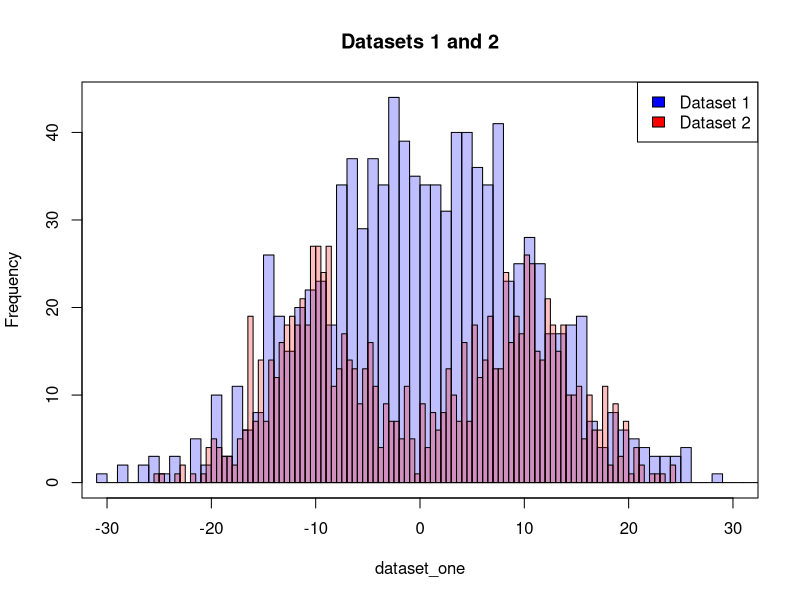

This figure's R source:
## ---- chunk 1
dataset_one <- c(-1.00271051e+01,  2.44056436e+00,  2.94492779e+00,  2.30809322e+01,
        1.44228252e+01, -6.62170391e+00, -5.84145412e+00, -5.82085113e+00,
       -6.23441951e+00,  4.89589152e+00,  5.53333473e+00,  8.13436224e-01,
        8.31733744e+00,  1.26817491e+01,  1.63690746e+01,  9.27975035e+00,
        3.38153801e-01, -2.08387710e+00, -3.41709471e+00, -1.16798232e+01,
       -1.27378389e+01, -1.04388072e+01,  3.04246862e+00, -1.95272242e+01,
        1.28730457e+01,  2.16461123e+01, -5.36036891e+00,  7.62597179e+00,
       -5.26893421e+00, -2.14136511e+00,  1.21484045e+00, -1.46287517e+01,
        5.55387760e+00, -1.27708511e+01, -8.77405168e+00,  3.03872494e+00,
        1.69469922e+01, -7.75303856e+00,  4.38781565e+00,  1.22995899e+00,
       -1.53206965e+01,  4.41561196e+00,  5.25609049e+00,  7.84277699e+00,
       -2.07648488e+01,  1.06480808e+01,  4.58888574e+00,  9.91680236e+00,
        1.89070643e+01, -2.19369193e+01, -1.68046317e+01,  7.98651903e+00,
        8.70712472e+00,  1.53906517e+01, -5.06645423e+00,  1.21229692e+01,
       -6.89022105e+00, -1.89235490e+00,  1.05736281e+01, -3.34405734e-01,
        9.18688220e+00, -5.28673711e+00, -6.96617094e+00, -2.93475354e+00,
       -4.11820660e+00,  6.42745765e+00,  2.35309576e+00, -6.18181195e+00,
        1.89856474e+01,  1.59507619e+01,  1.48997068e+01, -9.45567486e+00,
       -8.65923566e-01,  6.58553224e+00, -7.19112835e+00,  7.94435228e+00,
        7.80545934e+00,  1.32741447e+01, -6.36203259e+00, -5.97402732e-01,
        1.41425808e+01, -9.88711845e+00, -2.56723609e+01, -3.53122817e+00,
       -3.35992879e+00,  2.52457751e+01, -1.14729375e+01,  3.29799035e+00,
        3.61372888e+00, -1.34757379e+01,  1.57199355e+01,  1.16738057e+01,
       -8.46912595e+00, -9.94020992e-01, -7.62195108e+00, -1.58112435e+01,
       -6.11703783e+00,  1.91273643e+01, -2.97716951e+00, -1.59703952e+01,
       -2.47215710e+00,  2.68675569e-01,  2.51171550e+01, -4.76331016e+00,
       -1.46726833e+01,  1.40317129e+01, -3.82659938e-01,  3.18227889e+00,
       -1.76638891e+01, -2.23390103e+00,  8.03838894e-01,  6.67611722e+00,
       -1.64902139e+00,  5.16742707e+00, -1.52248250e+01,  1.21547485e+01,
       -7.63311657e+00,  1.09871453e+01, -1.37862013e+00,  2.55144651e+01,
       -1.51431679e+00, -7.30840019e+00,  2.14850396e+01, -2.38610237e+01,
        1.59614887e+01, -1.35501679e+01,  1.19346760e+01,  7.87909561e+00,
       -2.31891764e+00,  1.33466581e+01,  9.43822950e+00, -2.78843356e+00,
        1.06501154e+00,  9.62415715e+00, -1.42182422e+01, -1.20659874e+01,
       -4.46565612e-02, -1.25939923e+01, -9.58473020e+00,  1.53957060e+01,
       -9.52262657e+00,  2.76362127e+00, -1.71650925e-01, -1.73972407e+01,
       -2.79329394e+00,  6.56918883e+00,  1.89830025e+01, -6.77696679e+00,
        5.91484218e+00,  5.39165239e+00,  1.32198781e+01,  3.87114403e+00,
       -1.48986640e+01, -1.47566325e+01,  2.02663507e+01,  1.54087490e+01,
       -5.81149983e+00,  1.86805163e+01,  3.78225084e+00, -9.12508124e+00,
       -1.73796803e+01,  1.36587933e+01, -1.46087181e+01,  2.97667538e+00,
        1.11217091e+01,  7.20572710e+00,  5.55445139e+00,  4.33888556e+00,
        1.61314695e+01,  4.90812689e+00,  1.70667051e-01, -9.05775142e+00,
        1.04576939e+01,  1.17630929e+01, -1.14281811e+00,  8.09986292e+00,
        2.47784977e+01, -2.74775064e+00,  1.17933710e+01,  6.60244794e+00,
        6.60722780e+00,  2.95871213e+00,  1.61326239e+01, -1.38411266e+01,
       -4.90393228e-01,  1.45098476e+01, -9.63981447e-01, -6.15608177e+00,
       -1.48120973e+01, -1.03689828e+00,  1.08325190e+01, -1.76544252e+01,
        8.41791411e+00,  1.04969722e+01, -1.17403874e+01, -6.07773625e+00,
       -1.29702416e+00,  9.88515381e+00, -7.45412632e-01, -3.83020600e-01,
        9.50632014e-01,  1.41993910e+00,  5.31411990e+00,  1.14706188e+01,
        2.78739888e+00,  1.13591669e+01, -4.75973873e+00,  1.98834344e+01,
        5.20357813e-01, -1.20938541e+00, -1.13374036e+01, -8.73216588e+00,
       -4.78878436e+00, -3.14456466e+00, -4.68250992e+00, -1.19700829e+01,
        3.46368334e+00,  1.44383313e+01, -1.49386238e+01, -5.32684068e+00,
        1.37936684e+01,  3.97472819e+00,  1.00063184e+01, -1.81694929e+00,
        7.28905043e+00, -1.08610104e+00,  1.92432996e+00,  2.79125753e+00,
       -1.73890274e+01,  1.89147773e+01, -6.99051689e+00,  5.47632468e+00,
        6.09804762e+00, -4.21367676e+00, -1.00852313e+01,  7.05299358e+00,
        1.14465605e+01,  8.92852343e+00, -2.94236446e+00,  2.20109552e+01,
       -9.17153844e+00,  1.87965961e+00,  7.18825521e-01,  1.58438617e+01,
        1.79953895e+00, -6.76733029e+00,  1.64240833e+01, -9.89727591e+00,
       -1.92693865e+00, -1.01219428e+00, -2.67988793e+00,  5.42485293e+00,
        1.06884117e+01,  7.12514376e+00, -1.44709989e+01, -1.19428184e+01,
        4.82603084e+00,  7.59922180e+00,  4.97424484e+00, -2.86732307e+00,
       -6.11822826e+00,  8.00873616e+00,  1.25610588e+01, -4.80549112e+00,
       -5.76916012e-01,  1.03644120e+01, -1.43980492e+01, -3.15428498e+00,
        1.54574935e+01, -1.42344661e+01, -6.93905566e+00,  1.36849545e+01,
       -1.08938282e+01, -3.88565904e+00,  7.31887107e+00,  7.84277899e+00,
        3.01937016e+00, -7.83974066e+00,  3.91146829e+00,  1.11633983e+01,
       -1.08952105e+01,  6.54147200e+00,  7.70121590e+00, -1.06854052e+01,
       -1.90740705e+01, -4.43893087e+00,  6.72480217e+00,  6.58522624e+00,
        5.69611295e+00,  2.30096956e+00,  7.23617164e+00, -6.81065939e+00,
       -4.73135791e+00, -1.80566510e+00,  1.56202635e+01,  3.05420007e+00,
       -2.60134119e+00, -7.42230559e+00, -6.17447657e+00, -5.11683609e-01,
        1.03083521e+00,  1.24560826e+01,  3.31472666e+00,  1.48450236e+00,
        4.83288494e-02, -3.49263069e+00, -6.83129468e+00, -9.37877698e-01,
        4.33654667e+00,  6.79851131e+00,  2.01220489e+01,  6.50211319e+00,
       -8.87815308e+00, -7.00733331e+00, -3.63802320e+00, -5.89664106e-01,
        4.87791552e+00,  1.84580922e+01,  8.05774721e+00,  3.54965347e+00,
       -7.97175780e+00,  1.51516610e+01,  4.82352356e+00,  4.03725946e+00,
       -3.03939858e+00, -6.33957489e+00, -9.79801424e+00, -1.96423393e+01,
        1.77531979e+01,  3.29261158e+00, -6.66092286e+00,  2.62131813e+00,
       -3.08687746e+00, -5.64599116e+00, -8.60246717e-01, -1.34225530e+01,
        4.86575872e+00, -3.15902152e+00, -2.60504880e+01, -2.84565119e+00,
        2.85349082e+00,  1.29494578e+01, -4.03744657e+00,  3.65363430e+00,
       -7.17208453e+00,  1.56662828e+01,  1.10308018e+00, -1.27705137e+01,
        3.92076405e-01,  1.27482625e+01,  1.31549433e+01,  2.02271678e+01,
       -6.67599523e+00, -1.41385412e+01,  3.64144370e+00,  1.83152946e+01,
        6.76128075e-01, -1.03632621e+01,  2.40351798e+01, -6.58626710e+00,
       -2.10226666e+01,  7.72985853e+00, -1.17927458e+01, -1.06626193e+00,
       -1.33347612e+00,  1.31514256e+01, -1.21210357e+01, -6.14286251e+00,
       -6.14558246e+00, -1.62979316e+00, -1.73493579e+00,  1.01078325e+01,
       -1.05201758e+01, -8.13650675e-01, -9.61975848e+00, -7.09714594e+00,
        8.12061651e+00, -1.95213443e+01, -2.35667488e+01,  3.22138015e-01,
       -3.72821308e+00, -1.96952129e+01,  9.69125398e+00, -1.99729511e+01,
       -4.39793403e+00,  8.40816668e+00, -1.46490065e+01, -4.50868331e+00,
        4.82186491e+00,  1.40884217e+01,  9.61812848e+00,  1.90883634e+01,
        9.84347431e+00,  1.45074258e+01,  3.58229140e+00,  5.95028181e+00,
       -1.64235530e+01,  3.50246546e+00, -5.83717126e+00, -1.14935559e+00,
        1.54016374e+01,  1.39176162e+01,  2.49926951e-01,  1.24851266e+01,
        5.81669161e+00,  5.66729707e+00,  6.09862160e+00, -7.39287428e+00,
        3.48798116e+00,  2.76832021e+00, -8.85766523e+00,  3.39080367e+01,
       -1.76083810e+01,  6.21020926e+00,  2.54031129e+01, -1.83956595e+00,
        8.53923687e+00, -4.92577266e+00,  9.76502352e+00, -6.74546638e+00,
       -9.10076756e+00, -5.86704591e+00,  1.10937027e+01,  4.20202631e+00,
       -9.07280275e+00, -1.89147761e+01, -2.13414108e+00, -1.31430323e+01,
       -8.54243350e+00, -7.15994637e+00,  1.72466804e+01,  1.99967542e+01,
        1.18470785e+01, -1.35280968e+01, -8.30031184e-02, -2.30994801e+01,
        6.84897426e+00,  7.56798128e+00,  1.10418412e+01, -1.07024141e+01,
        1.69611551e+01, -1.45867194e+01, -2.24250005e+00,  2.72361022e+00,
       -1.37618539e+01, -1.86866265e+00,  7.57366825e+00, -2.38119276e+00,
        1.34935923e+01, -6.32820839e+00, -1.30020319e+01, -4.00560595e+00,
       -1.06719029e+00,  5.02873493e-01, -8.37662132e+00, -1.86577516e+00,
        1.19251055e+01, -2.11653739e+01, -4.88404880e+00,  3.68131765e+00,
        5.66894443e+00,  5.31228636e+00, -4.58883020e+00, -1.69383376e+00,
        7.84212530e+00,  4.40700820e+00, -1.48488074e+01, -1.03504577e+01,
        1.49626024e+01,  1.10800825e+01, -1.38241677e+00, -5.59610848e-01,
        8.83213550e+00,  3.43572857e+00,  4.12853715e+00, -7.55509369e+00,
       -2.94806301e+00,  1.02204334e+01, -1.01593548e+01, -1.99263951e+01,
       -1.13819331e+01,  3.73323129e-01,  1.01285129e+01,  8.88002853e+00,
        1.01969430e+01,  7.94264570e-01,  1.30334624e+01, -5.70290959e+00,
        3.27483299e-01, -2.26551913e+00,  1.17664388e+01,  4.30850727e+00,
        1.00712603e+01,  3.49658728e+00,  4.47666092e+00, -1.56545292e+00,
        1.51232472e+00,  4.69460730e+00,  2.25242778e+01, -7.73318339e+00,
       -6.36161047e+00,  6.22469371e+00, -3.41633188e+00,  7.90870268e+00,
        3.45426444e+00,  5.52389659e+00, -5.15546064e+00,  1.27962722e+01,
        1.25838459e+00, -3.73253883e+00, -1.80130117e+00,  5.79008834e-01,
        9.48809366e+00,  1.59939226e+01, -1.47967929e+01, -1.48592818e+01,
       -2.99116188e+00, -9.20077268e+00, -1.37495896e+01, -4.05906754e+00,
        1.76055491e-01, -2.85789496e+01, -7.21077408e+00,  1.70543890e+01,
        5.27772388e+00, -7.25293134e+00, -7.37325351e+00,  1.05334124e+00,
       -1.78416362e+01,  9.28105828e+00,  1.26437070e+01,  1.54551188e+01,
       -1.10949217e+01,  1.79983371e+00,  5.38921688e+00, -9.63352540e+00,
        2.05339209e+00,  6.03188131e+00, -2.52931140e+00, -5.24876159e+00,
       -9.46397021e+00,  5.99528521e-02, -8.48974189e+00,  7.47513988e+00,
        1.41873164e+01,  1.41672752e+01,  6.66535383e+00, -7.52790260e+00,
       -2.15670119e+01,  1.51947630e+01,  2.23328414e-02, -3.14316541e+00,
       -2.11541305e+01, -1.12726062e+01,  1.44591448e+01, -1.12796072e+01,
       -8.19827984e+00, -6.04143972e+00,  6.15224257e+00,  1.61281571e+01,
        3.94540935e-01,  1.90810190e+01, -3.19162611e+00, -9.08011137e+00,
        1.07921551e+00, -9.09914573e-01, -8.00308495e+00,  1.11465749e+01,
        3.61608042e+00,  8.74967388e-01, -9.04283165e+00,  1.24063484e+01,
        7.99920126e+00, -1.13971484e+01,  7.53527435e+00, -1.46630406e+01,
       -1.79285585e+00,  7.36937658e-01,  1.09867806e+01, -1.32986971e+01,
       -7.31117358e+00,  9.58012106e+00,  7.60995491e+00,  1.45008626e+00,
       -9.59971205e+00, -1.93366148e+01, -2.85224418e+00, -1.01309003e+01,
       -1.28534491e+01,  1.05144042e+01, -1.48253688e+01,  1.41778979e+00,
        2.91551432e-01,  2.17542966e+01, -1.85807198e+01,  7.49897579e+00,
       -6.91107789e+00,  8.99179663e+00, -4.20610627e+00,  1.50957141e+00,
       -5.94399217e+00, -8.28086920e+00,  1.05354370e+01, -3.63356240e-02,
       -2.24759853e+00,  2.15892639e+01,  1.82974662e+00, -5.90103851e+00,
       -4.75040679e+00,  3.29300984e-01,  1.07398248e+00, -1.57457823e+01,
        1.05529738e+01,  2.67801666e+00, -1.80751781e-01,  8.12202814e+00,
       -6.75222101e+00, -2.40550303e+00,  5.22337301e+00,  1.04694094e+01,
        4.84373399e+00,  6.44931126e+00, -3.77783270e+00, -4.45269843e-01,
       -3.65605721e+00,  7.65182422e+00,  1.22449531e+01, -3.47946569e+00,
       -1.72170640e+00, -4.81774940e-01, -1.20966905e+01,  4.72043903e-01,
       -4.55877880e+00,  1.28387373e+00,  1.05033182e+01,  3.34580114e-01,
       -1.60785915e+00, -2.45263492e+01, -1.22825288e+01,  6.61804601e+00,
       -1.90130974e+00,  7.28087346e+00, -1.57384721e+00,  5.70132945e+00,
        2.19176464e+00,  7.95998779e+00,  6.40228719e+00, -8.81958887e+00,
        3.48367567e-01, -1.73685276e+01,  1.10102313e+01,  6.88460706e+00,
       -3.55209278e-01, -3.50037634e+00, -4.44480626e+00, -1.60970824e+01,
       -1.61281452e+01,  3.58321766e+00,  3.63209284e+00, -1.00896986e+01,
       -1.15960651e+01, -7.82079367e+00, -9.23927352e+00, -4.50970376e+00,
        3.08664319e+00, -4.30847194e+00, -1.21292184e+01, -3.36527091e+00,
       -1.36494720e+01, -1.82072851e+01,  8.23806397e-01,  6.17703959e+00,
       -1.38109673e+01, -1.02484845e+01, -3.47608353e+00,  1.46616797e+00,
        5.40173229e+00, -1.15148072e+01,  1.07270278e+01,  5.51330585e+00,
       -1.38885129e+00, -1.31119972e+01,  9.52341993e+00,  1.97869719e+00,
       -1.57895974e+01, -2.90513169e-01, -1.48225405e+01, -2.58355696e+00,
        2.93504846e+00,  1.03214208e+01, -5.31085373e+00,  2.30917392e+01,
       -1.56413322e+01,  6.81691363e+00, -2.85739714e+01, -5.34739093e+00,
        3.58691115e+00, -5.20053505e+00, -1.16591022e+01,  1.08674243e+01,
        1.44370122e+01,  7.65073545e+00, -7.95189061e+00,  6.92777757e+00,
        2.59120763e+00, -1.29875074e+01, -9.11002025e+00,  4.34387234e+00,
       -1.07659697e+00, -2.82874599e+00,  4.60262770e+00,  9.96668833e+00,
       -1.48422639e+01, -4.28449151e+00,  9.64930304e-02,  1.29337374e+01,
       -3.29967576e+00, -4.66947667e+00,  4.20788365e+00, -1.36044081e+01,
       -1.40948293e+01,  2.06740209e+01,  1.36978032e+01, -3.97761769e+00,
        1.48926453e+01,  2.36048250e+01,  4.74697175e+00, -1.58790599e+01,
        8.76697874e+00,  1.59804895e+01, -1.01043803e+00, -7.72542598e+00,
        5.42541698e+00,  1.79628672e+01,  1.12465736e+01,  2.12474864e+00,
       -2.51921790e+01,  6.16241434e+00, -5.07002240e+00, -1.32278974e+01,
       -9.73396828e+00,  9.00735181e+00,  2.28199871e+00, -2.25495705e+00,
       -2.34536207e+00, -9.95846355e+00, -5.98077096e+00, -1.06542997e+01,
        1.80918391e+00,  4.67861654e+00,  3.36477645e+00,  5.22855433e+00,
        9.20732424e+00, -5.74235818e+00,  4.52639479e+00,  1.47198710e+01,
        3.21596956e+00, -1.61500420e+01,  1.13630551e+01, -4.11270948e+00,
       -3.01963797e+01, -2.62679064e+00,  7.84996194e+00, -7.34528723e+00,
        7.43574926e+00,  3.80724070e+00, -1.41458712e+01,  7.06578310e+00,
       -7.25614001e+00,  9.72760518e+00, -7.56175774e-01, -9.44654557e+00,
        1.10230378e+00, -1.21545279e+01, -1.41149989e+01,  6.46651834e+00,
       -1.59871620e+00, -1.08007310e+01, -4.73618182e+00,  1.07336116e+00,
       -2.65878505e+00, -6.12868812e+00, -5.54011942e+00, -1.17907590e+01,
       -5.50607109e+00, -1.98937443e+01,  1.22444575e+01,  2.47374093e+01,
        4.75891560e+00, -1.18988639e+01, -2.64141146e+01,  1.00567234e+01,
        8.48931463e+00, -1.35494234e+01,  8.44139461e+00, -8.92792181e+00,
       -1.01477627e+01,  1.29144717e+01,  7.66801332e+00, -6.62807798e+00,
        2.71921135e+00, -1.60504294e-01,  5.49202042e+00,  7.13055822e+00,
       -1.72658521e+01,  3.71052801e+00,  1.07536203e+01,  9.30084874e+00,
       -1.91799142e+00, -4.74488093e-01,  2.86087865e+00, -1.24863568e+01,
       -7.63095780e+00, -2.55692028e+00, -1.85436182e+00,  7.62152486e+00,
        3.63014951e+00, -1.06408260e-01, -2.33375973e+00,  3.47213341e+00,
        5.24250134e+00, -2.53880279e+00,  3.41772141e+00,  1.93044683e+00,
        9.71030725e+00,  7.50400208e+00, -4.04647307e+00, -1.39492332e+01,
        1.49168911e+01,  4.01025381e+00, -2.65411984e+00,  6.32343056e+00,
       -2.99724524e+00,  7.13999712e+00, -1.35688224e+01, -1.43245460e+01,
       -7.18042915e+00, -6.80238018e+00,  4.23794481e+00,  9.56817039e+00,
        4.08089878e+00, -1.25890118e+01,  5.88379306e+00,  1.17982501e+01,
        1.39246820e+00,  9.65872575e+00, -1.09193220e+01,  6.45054920e+00,
       -7.82783581e+00, -3.21995205e+00, -1.11545861e+00,  2.05621100e+00,
       -6.82374161e+00,  7.60886659e+00,  1.10514008e+01,  2.18351847e+00,
        5.30625601e+00,  1.97192156e+00, -8.57635003e+00, -1.06824735e+01,
       -7.90165663e-01, -3.54504376e+00, -6.29044369e+00, -1.49051466e+01,
        8.86942900e+00,  1.06026146e+01, -2.58697560e+00, -3.31822291e+00,
        6.27672629e+00, -1.60308782e+01, -4.45769702e+00, -3.05045332e+00,
        1.31419478e+00,  1.53111852e+00, -5.87674832e+00,  1.58950138e+01,
        5.19551476e+00,  8.05734657e+00,  1.41070460e+01,  2.80779312e+00,
       -3.85052697e+00, -1.90682904e-01, -2.77435805e+00, -2.59678694e+01,
       -1.18195358e+01, -1.14589779e+01, -4.19070768e+00, -1.12700408e+01,
        1.56961957e+00, -2.54573875e+00, -5.18418281e+00,  2.82351842e-01,
       -1.03672944e+01,  8.58548766e+00, -2.94033676e+00,  9.42349290e-01,
        3.18940249e+00,  1.12918667e+01,  1.34528214e+01,  1.16628006e+01,
        4.51989443e+00,  1.38670589e+01,  2.26617926e+01, -9.42311801e-01,
       -2.97260135e+00,  7.19267537e+00, -7.44067031e+00,  1.20598929e+01,
        2.91843389e+00,  9.03552285e+00, -2.00439714e+01,  3.54853135e+00,
        1.32150785e+01,  1.53797967e+01, -4.70132880e+00,  1.32794919e+01,
        4.53960246e+00, -6.37357578e+00,  1.33646667e+01,  8.48142780e+00,
       -2.07205316e+00, -5.65068335e+00, -4.20980577e+00,  5.09511825e+00,
        2.82824641e+01, -1.29339951e+01, -4.14335656e+00, -8.65784726e+00,
       -2.14843615e+00, -8.29071513e+00,  1.41632832e+01, -7.10015513e+00,
        9.77624870e+00,  6.56837600e+00, -4.31541037e+00,  3.84246312e+00,
       -7.42758485e+00,  4.57557581e+00,  1.59253555e+00, -5.02641814e+00,
        1.86179078e+01, -8.06343548e+00,  3.54604742e+00,  5.75968564e+00,
       -1.04462240e+01,  5.95977993e+00,  5.90130964e+00, -1.06428557e+01,
        9.09042339e-01,  4.44019657e+00,  1.06078791e+01, -1.39302809e+01,
        1.12125155e+01,  5.76468955e+00, -6.53443096e+00, -1.90288547e+01,
       -2.02012499e+00,  2.62844642e+00,  4.30723455e+00, -6.01793746e+00,
        7.53845641e+00,  1.03150494e+01,  4.16377847e+00,  9.74113168e+00,
       -5.01529321e+00,  4.65107794e+00, -4.15315319e+00,  4.92241564e+00,
        2.03071442e+01,  5.23442195e+00, -3.29801625e+00, -7.42382230e+00,
       -1.70240624e+01, -4.34773172e+00,  6.34241073e+00, -4.07488513e+00,
        2.80985261e+00, -3.63249370e+00,  1.36274014e+00, -7.29153259e+00,
       -6.33076714e-01,  1.52835230e+01,  8.40499230e+00, -3.82934498e+00,
        6.38432428e+00, -3.91549431e+00, -1.42103664e+00,  2.24129059e+00,
       -5.39223713e-01,  8.90372071e+00,  2.79462795e+00,  7.30155029e+00,
       -8.13010370e+00,  1.10007284e+01,  2.85226698e+00,  1.92329063e+01,
        4.15862035e+00, -7.16868017e+00, -1.79475322e+01, -3.44962219e+00)

dataset_two <- c(-1.39544989e+01, -1.11497737e+01, -1.55207724e+01, -7.07941890e+00,
       -8.78488008e+00, -1.45445995e+01, -6.76869063e+00, -1.24266270e+01,
       -6.49969549e+00, -5.08372531e+00, -7.31388499e+00, -3.28617609e+00,
       -1.10499714e+01, -1.11495237e+01, -1.46785600e+00, -1.23642437e+01,
       -2.45948278e+01, -1.05550516e+01, -1.65632776e+01, -1.23707353e+01,
       -6.40467281e+00, -1.41890523e+01, -1.34541121e+01, -1.38638031e+01,
       -1.18830255e+01, -1.07134349e+01, -1.15641491e+01, -1.00523919e+01,
       -1.18902202e+01, -1.18603660e+01, -7.37306484e+00, -6.90372448e+00,
       -9.60599428e+00, -6.58705859e+00, -7.42990681e+00, -2.00724841e+01,
       -7.92165792e+00, -7.30027523e+00, -9.61253073e+00, -9.94926610e+00,
       -7.40318597e+00, -6.40128501e+00, -9.50255053e+00, -4.00046384e+00,
       -1.23193172e+01, -1.46969218e+01, -1.80865629e+01, -3.81875547e+00,
       -1.53203447e+01, -8.83697274e+00, -9.89478204e+00, -8.31986023e+00,
       -6.65839945e+00, -6.81534268e+00, -1.21999892e+01, -1.73570073e+01,
       -6.00909079e+00, -1.05052092e+01, -9.90103569e+00, -1.14222935e+01,
       -1.55690143e+00, -2.08366072e+01, -5.79206442e+00, -1.51489045e+01,
       -7.98407864e+00, -2.22670032e+00, -1.29231647e+01, -1.42250353e+01,
       -4.85098424e+00, -1.55022167e+01, -1.16895780e+01, -1.13297113e+01,
       -1.26783924e+01, -1.51727903e+01, -1.03362534e+01, -1.08693426e+01,
       -9.81588546e+00, -9.57882101e+00, -2.02443180e+01, -1.12342947e+01,
       -3.84898072e+00,  4.15340277e+00, -1.62615182e+01,  1.18246870e-01,
       -1.34730204e+01, -7.54318532e+00, -1.15076314e+01, -8.91591096e+00,
       -8.99040799e+00, -1.27526320e+01, -9.73375754e+00, -1.96449202e+01,
       -5.90041101e+00, -3.30922915e+00, -4.32893869e+00, -1.90214782e+01,
       -1.12236833e+00, -1.01752021e+01, -8.64211238e+00, -2.29796950e+01,
       -7.86557181e-01, -1.35038934e+01, -1.11631606e+01, -1.45243166e+01,
       -1.40974921e+01, -1.36430170e+01, -1.22218927e+01, -9.09213793e+00,
       -1.14058809e+01, -1.05356466e+01, -1.01634281e+00, -9.30648095e+00,
       -7.47087316e+00, -1.24708443e+01, -1.04506856e+01, -1.05611401e+01,
       -1.29649065e+01, -9.69253226e+00, -7.39900704e+00, -6.04435303e+00,
       -1.18423697e+00, -1.79209165e+01, -5.89574763e+00, -6.57739434e+00,
       -1.34505680e+00, -1.01793752e+01, -1.60182469e+01, -1.63336184e+01,
       -1.73754511e+01, -7.45812932e+00, -1.16521724e+01, -6.98646893e+00,
       -1.73513269e+01, -2.80040455e+00, -5.03185494e+00, -1.28995791e+01,
       -3.64834174e+00, -4.72043542e+00, -1.62099839e+00, -7.10996488e+00,
       -9.61429485e+00, -1.31897154e+01, -1.33282910e+01, -2.85233018e+00,
       -1.01221468e+01, -8.58732202e+00, -2.68454928e+00, -6.10173360e+00,
       -1.07445340e+01, -1.24770074e+01, -1.05314101e+01, -1.02699295e+01,
       -1.50413846e+01, -1.22441844e+01, -1.50827836e+01, -2.96070665e+00,
       -3.27453523e+00, -8.50359422e+00, -1.14214972e+01, -1.62253968e+01,
       -4.07177596e+00, -8.08971503e+00, -1.15238105e+01, -1.26381022e+01,
       -1.42526192e+01, -1.85743291e+01, -2.32683374e+01, -1.45635587e+01,
       -1.35984588e+01, -1.12533013e+01, -2.81690048e+00, -9.19012400e+00,
       -9.25417403e+00, -5.26017086e-01, -1.09031547e+01, -9.75911210e+00,
       -1.53139845e+01, -1.19637042e+01, -1.36375335e+01, -1.63352814e+01,
       -1.61719584e+01, -1.33132795e+01, -9.59987128e+00, -9.28012838e+00,
       -1.42253306e+01, -1.21210190e+01, -4.14800343e+00, -1.33581382e+01,
        2.77076092e+00, -1.02467986e+01, -1.10063116e+01, -1.03611510e+01,
       -9.39477419e+00, -1.50826971e+01, -1.27044706e+01, -1.62809021e+01,
       -7.18112181e+00, -9.02646597e+00, -1.62232730e+01, -1.09981568e+01,
       -1.27493095e+01, -1.00021625e+01, -5.94181114e+00, -2.23165313e+00,
       -1.29727775e+01, -1.18643610e+01, -9.94116423e+00, -1.98507743e+01,
       -5.18195351e+00, -2.00572089e+01, -7.89482576e+00, -1.64454288e+01,
       -1.64625010e+01, -9.12610315e+00, -4.28678175e+00, -1.10054477e+01,
       -1.61316432e+01, -1.00761630e+01, -2.03402640e+01, -9.76979477e+00,
       -2.32381681e+00, -8.69035578e+00, -1.50471194e+01, -1.30941182e+01,
       -1.02484210e+01, -1.36520172e+01, -1.99173825e+01, -1.24905017e+01,
       -6.04550671e-01, -1.67755297e+01, -1.20817910e+00, -1.86748185e+01,
       -9.92443492e+00, -7.81944864e+00, -1.62797087e+00, -6.68207805e+00,
       -4.28113825e+00, -5.68488065e+00, -1.52006738e+01, -1.27273004e+01,
       -1.42243027e+01, -9.96399121e+00, -8.87535262e+00, -9.87019619e+00,
       -1.41836170e+01, -1.29872605e+00, -1.38945260e+01, -4.57932326e+00,
       -8.22841441e+00, -1.39679132e+01, -1.55116596e+01,  3.89571861e-01,
       -1.01158455e+01, -1.45133514e+01, -8.61386359e+00, -7.81708581e+00,
       -1.08956696e+01, -9.20941188e+00, -1.03754518e+01, -8.11022355e+00,
       -1.10255068e+01, -4.62637216e+00, -1.04214862e+01, -1.04146242e+01,
       -1.50221441e+00,  3.05537802e+00, -8.06231637e-01, -1.33666304e+01,
       -1.14918008e+01, -8.76397050e+00, -2.52909656e+01, -1.25304883e+01,
       -1.98690632e+01, -1.13685798e+01, -4.30746065e+00, -7.62097319e+00,
       -1.02774873e+01,  1.74699437e+00, -8.72778276e+00, -4.64560018e+00,
       -9.65920691e+00, -8.75660659e+00, -4.58398387e+00, -1.15818881e+00,
       -9.70763939e+00, -4.73035567e+00, -1.44245376e+01, -5.36985252e+00,
       -1.52478923e+01, -1.52584688e+01, -7.22925776e+00, -8.81320668e+00,
       -8.86115062e+00, -1.64657437e+01, -9.06800145e+00, -9.34036111e+00,
       -9.27317703e+00, -1.01036348e+01, -1.32293418e+01, -1.29643053e+01,
       -1.21810739e+01,  5.30331010e+00, -5.08934206e+00, -1.34138481e+01,
       -8.31693822e+00, -1.55286640e+01, -4.91439853e+00, -1.40822137e+01,
       -1.21846385e+01, -1.02405837e+01, -1.71071675e+01, -1.06097747e+01,
       -8.89040615e+00, -7.98897639e+00, -1.05155772e+01, -1.44774018e+00,
       -5.08667963e+00, -5.56701513e+00, -6.90274397e+00,  3.69808166e-01,
       -1.15752697e+01, -1.06648477e+01, -9.27859465e+00, -1.38753278e+01,
       -9.00711284e+00, -7.70911972e-01, -3.82580356e+00, -5.93761334e+00,
       -4.58476160e+00, -1.04180996e+01, -8.75172460e+00, -9.34855978e+00,
       -1.34157068e+01, -1.59176497e+01, -5.31139652e+00, -1.42329583e+01,
       -2.10060529e+00, -2.25481067e+01, -1.67044972e+01, -6.80699344e+00,
       -1.42909896e+01, -1.46135195e+01, -1.88485184e+01, -5.62664623e+00,
       -9.24980865e+00,  1.11222114e+00, -5.27297924e+00, -1.78283998e+01,
       -5.49118675e+00, -1.60956285e+01, -1.01922449e+01, -1.20882234e+01,
       -7.67172160e+00, -8.62689048e+00, -7.20964980e+00,  5.88887856e-01,
       -5.17513214e+00, -1.11346631e+01, -1.50022149e+01, -9.81338427e+00,
       -1.50318082e+01, -1.08983327e+01,  1.41168048e+00, -9.32072396e+00,
       -7.69419894e+00, -3.21988054e+00, -8.28456750e+00, -1.42321330e+01,
       -1.56282190e+01, -1.67951048e+01, -1.04635997e+01, -5.01628753e+00,
       -7.05743156e+00, -1.38567404e+01, -1.31910933e+01, -1.19396534e+01,
       -6.39417478e+00, -1.43982073e+01, -1.23019175e+01, -6.02903837e+00,
       -1.91694906e+01, -9.00090155e+00, -1.57326834e+01, -1.82351226e+01,
       -1.64101008e+01, -8.73227992e+00, -3.46056595e+00, -9.68148013e+00,
       -1.41027644e+01, -1.09392648e+01, -4.57731174e+00, -4.63697971e+00,
       -8.72238678e+00, -5.12601464e+00, -1.00931403e+01, -1.16308418e+01,
       -1.35233592e+01, -8.13221234e+00, -8.43175799e+00, -9.05029895e+00,
       -1.16563688e+01, -1.25172508e+01, -2.16467958e+01, -1.01321655e+01,
       -6.20538474e+00, -1.31285073e+00, -1.60149939e+01, -1.32467957e+01,
       -1.26780960e+01, -6.16608634e+00, -1.06699923e+01, -6.52417766e+00,
       -9.05333865e+00, -8.63550544e+00, -6.52486425e+00, -2.34282455e+00,
       -2.35133425e+00, -1.51206547e+01,  5.05838837e-01, -9.79004052e+00,
       -7.08776966e+00, -8.42978576e+00, -7.57744143e+00, -1.66671733e+01,
       -1.05868934e+01, -7.01640301e+00, -8.92929141e+00, -3.06083054e+00,
       -4.16757883e+00, -8.90175823e+00, -4.98308120e+00, -9.63853538e+00,
       -1.23216791e+01,  2.75568078e+00, -9.24573159e+00, -8.88812844e+00,
       -1.27430305e+01, -1.29238089e+01, -5.35355885e+00, -1.30010028e+01,
       -3.26750411e+00, -8.51078495e+00, -7.80111079e+00, -6.72439416e+00,
       -1.19407665e+01, -1.62792833e+01, -2.61776307e+00, -8.48283605e+00,
       -9.85939234e+00, -6.25796237e+00, -1.61221336e+01, -1.00470035e+01,
       -1.45760168e+01, -8.53469269e+00, -8.71878271e+00, -6.29330994e+00,
       -4.32892264e+00, -1.22054784e+01, -1.24512637e+01, -1.25697033e+01,
       -1.33297449e+01, -7.43290595e+00, -1.28017602e+01, -1.61086007e+01,
       -3.27948298e+00, -9.90036124e+00, -1.03273557e+01, -1.92357037e+01,
       -1.67895817e+01, -4.13134183e+00, -6.67969421e+00, -9.92186951e+00,
       -1.11015946e+01, -1.84876518e+01, -1.11577752e+01, -4.99730996e+00,
       -3.38701497e+00, -1.93757140e+01, -9.07674514e+00,  1.95306602e+00,
       -1.10992144e+01, -7.90075669e+00, -4.92679541e+00, -9.35903197e+00,
       -8.29004554e+00, -6.46045873e+00, -1.73883511e+01, -1.16135325e+01,
       -4.85732185e+00, -1.61412095e+01, -1.12060152e+01, -1.01493409e+01,
       -5.63341167e+00, -1.15618258e+01, -1.34621217e+01, -1.17225893e+01,
       -1.23141620e+01, -1.10501168e+01, -9.31640485e+00, -1.99694426e+01,
        8.48786876e+00,  5.86505853e+00,  1.09184667e+01,  1.27136239e+00,
        1.51855147e+01,  8.55226455e+00,  9.28337284e+00,  1.01574500e+01,
        2.15270919e+00,  1.45145152e+01,  3.67507816e-01,  1.21436177e+01,
        1.38843243e+01,  1.17456277e+01,  7.08809989e+00,  8.08214241e+00,
        6.45871369e+00,  1.43457577e+01,  1.11628838e+01,  5.85813502e+00,
        1.23617246e+01,  1.60369437e+01,  1.82256083e+00,  1.26815942e+01,
        1.88910676e+01,  2.57788262e+00,  1.42008140e+01,  4.30891006e+00,
        2.15306388e+00,  1.60230428e+01,  7.65991230e+00,  9.15484896e+00,
        1.30271950e+01,  1.42905006e+01,  6.79969330e+00,  6.02345709e+00,
        2.08406610e-01,  1.09305755e+01,  4.45599915e+00,  5.51835051e+00,
        4.67749852e+00,  1.21178473e+01,  1.77844131e+01,  1.65757560e+01,
        1.50201949e+01,  1.60919448e+01,  1.16096432e+01,  7.60071991e+00,
        1.22400106e+01,  3.32465068e+00,  1.06590725e+01,  1.56627785e+01,
        2.95562775e+00,  4.13524002e+00,  1.10997358e+01,  3.64243175e+00,
        2.57339499e+00,  1.76451329e+01,  1.03417706e+01,  2.29413711e+00,
        7.56424862e+00,  1.80284995e+01,  1.28744436e+01,  1.71164322e+01,
        1.92383598e+00,  9.48103048e+00,  9.65820591e+00,  5.48197646e+00,
        1.09325487e+01,  1.24700952e+01,  6.62473816e+00,  1.27525317e+01,
        4.65467620e+00,  9.13859873e+00,  1.44124886e+01,  1.52913884e+01,
        8.38723536e+00,  8.22582368e+00,  1.70140498e+00,  8.73851884e+00,
        1.86241655e+01,  1.02404495e+01,  1.37515020e+01,  1.65084174e+01,
        8.51655781e+00,  1.40394446e+01,  1.10373008e+01,  8.37282687e+00,
        8.45368096e+00,  1.17996169e+01,  4.29977565e+00,  3.21547795e+00,
        9.94513521e+00,  9.54458824e+00,  2.36088727e+00,  2.44927343e+01,
        8.12016051e+00,  8.49468156e+00,  9.54790270e+00,  1.10685443e+00,
        1.05322402e+01,  7.64577360e+00,  2.36323440e+00,  1.13833527e+01,
        4.18443168e+00,  1.35110663e+01,  1.37025864e+01,  1.21598102e+01,
        1.02976251e+01,  7.75900969e+00,  1.16042292e+01,  8.93155807e+00,
        1.87654019e+00,  1.33565540e+01,  7.51929435e+00,  1.11394122e+01,
        1.75671227e+01,  8.03759935e+00,  5.42062354e+00, -2.44664600e+00,
        1.25729255e+01,  8.48430733e+00,  7.15435829e+00,  4.16822301e+00,
        3.12552275e+00,  1.22920061e+01,  8.68669608e+00,  1.33693717e+01,
        1.23247038e+01,  3.13204770e+00,  1.89391415e+01,  7.34911397e+00,
        2.17169807e+00,  1.49064092e+01, -1.16414075e+00,  1.00090302e+01,
        1.19933211e+01,  1.11617151e+01,  1.40593348e+01,  1.26616631e+01,
        1.29177730e+01,  1.48942589e+01,  2.20079868e+01,  1.31443825e+01,
        1.36962002e+01,  7.56495560e+00,  4.02420548e+00,  1.89711392e+01,
        5.14114586e+00,  9.26514304e+00,  1.22909688e+01, -1.51724641e+00,
        4.40475616e+00,  8.89188992e+00,  8.17629345e+00,  6.32243924e+00,
        4.77628706e+00,  9.98312434e+00,  2.08569614e+01,  9.37674616e+00,
        7.17866954e+00,  9.98410085e+00,  1.02958479e+01,  3.95979575e+00,
        1.73165461e+01,  1.19998289e+01,  1.09269796e+01,  1.51779521e+01,
        1.91287699e+01,  4.42844587e+00,  5.03176896e+00,  9.51431542e+00,
        1.98158732e+01,  8.17698041e+00,  1.96142253e+01,  6.82277502e+00,
        2.08897795e+01,  1.43513945e+01,  8.84243324e+00,  1.05520338e+01,
        1.27958574e+01,  1.19699725e+01,  1.01020366e+01,  1.71838321e+01,
        1.05125506e+01,  1.58000087e+01,  1.89887784e+01,  1.13263895e+01,
        6.56661081e+00,  4.93437458e+00,  6.78317931e+00,  1.46072625e+01,
        1.04347250e+01,  8.62665924e+00,  9.96320086e+00,  3.85951063e+00,
        7.81206090e+00,  5.38848872e+00,  1.45178139e+01,  6.32500619e+00,
        1.18827336e+01,  4.17629592e+00,  3.45457007e+00,  1.46173230e+01,
        1.10387323e+01,  1.10167352e+01,  1.26761131e-01,  1.76784438e+01,
        4.27978419e+00,  1.39322895e+01,  5.65056255e+00,  9.13457856e+00,
        1.07734383e+01,  3.35983423e+00,  2.76108316e+00,  6.25082029e+00,
        5.98953325e-01,  1.05852507e+01,  3.99955807e+00,  9.54877262e+00,
        1.06967220e+00,  1.37591681e+01,  9.88348349e+00,  1.02730666e+01,
        1.51089196e+01,  6.46268372e+00,  1.33467459e-03,  1.88232104e+01,
        6.70802310e+00,  1.05886069e+01,  5.64448080e+00,  5.60358243e+00,
        1.33174205e+01,  8.63354540e-01,  1.23103970e+01,  9.19277124e+00,
        1.39094221e+00,  6.24505178e+00,  2.88455033e+00,  9.23293346e+00,
        2.90134917e+00,  1.00690024e+01,  1.05547380e+01,  9.02649586e+00,
        8.64906186e+00,  7.37959826e+00,  1.69104468e+01,  5.15429614e+00,
        1.04556290e+01,  6.02130305e+00,  1.31754410e+01,  1.38856035e+01,
        4.13489014e+00,  1.33036672e+01,  2.64632765e+00,  2.27924292e+01,
        1.37419349e+01,  7.82209967e+00,  5.15178800e+00,  2.26491566e+00,
        2.84652881e+00,  6.56165870e+00,  1.96810078e+01,  5.33165466e+00,
        1.29294867e+01,  1.05294151e+01,  1.18198537e+01,  9.36356715e+00,
        6.15341730e+00,  6.75371594e+00,  8.06844992e+00,  5.07668320e+00,
        1.51264482e+01,  5.20474692e+00,  2.33176402e+01,  1.31937696e+01,
        1.25939456e+01,  3.42327535e+00,  3.54326467e+00,  1.70858580e+01,
        1.38114453e+01,  1.75527092e+01,  3.21600405e-01,  9.43816649e+00,
        1.39300215e+01,  1.21345800e+01,  1.12715558e+01,  3.14887425e+00,
        1.01692254e+01,  1.24581472e+01,  5.07810613e+00,  1.79416903e+01,
        8.00154831e+00,  1.25041735e+01,  1.78067400e+01,  1.14148348e+01,
        1.30482546e+01,  1.60207893e+01,  6.73765749e+00,  4.33245177e+00,
        9.27334366e+00,  1.57038818e+01,  1.57613623e+01,  1.05692873e+01,
        1.37382363e+01,  1.33162656e+00,  1.00252831e+01,  6.72188139e+00,
        5.33822575e+00,  1.52451236e+01,  1.05558329e+01,  1.03820749e+01,
        4.47745006e+00,  1.20014404e+01,  9.26638718e+00,  1.72278613e+01,
        1.28242058e+00,  4.97313483e+00,  2.70886861e+00,  1.06325767e+01,
        1.99776509e+01,  1.33595285e+01,  6.69811157e+00,  1.97969626e+01,
        9.20675671e+00,  5.38511196e+00,  1.09207933e+01,  9.15056287e+00,
        1.38958130e+01,  8.37821198e+00,  1.29146071e+01,  7.75851683e+00,
        2.07560668e+01,  1.25093297e+01,  1.21127769e+01,  1.02526090e+01,
        6.54569097e+00,  1.54901590e+01,  1.91511415e+01,  5.23096840e+00,
        1.27491930e+01,  1.94121891e+01,  2.10143858e+01,  1.04244176e+01,
       -4.01407089e+00,  6.12832562e+00,  1.61433969e+01,  7.44783864e+00,
        1.49092057e+01,  1.27183198e+01,  7.42188390e+00,  6.98395866e+00,
        1.24115704e+01,  1.61740263e+01,  1.00998594e+01,  1.38181689e+01,
        8.15682975e+00,  1.18222445e+01,  1.64897864e+01,  1.24620439e+01,
        8.94944574e+00,  8.02529813e+00,  4.84399737e+00,  7.48967620e+00,
        7.51276902e+00,  1.52264139e+01,  7.45670520e+00,  1.11922573e+01,
        1.69352517e+01,  1.18772722e+01,  1.38676541e+01,  8.82911505e+00,
        5.76996395e+00,  8.12437321e+00,  1.15654340e+01,  1.08886593e+01,
        2.06759318e+01,  5.05932287e+00,  1.03608856e+01,  9.93496930e+00,
        8.90035469e+00,  1.23938253e+01,  1.97303162e+01,  5.07660111e+00,
        5.61576909e+00,  2.97384139e+00,  1.42071844e+01,  7.81655808e+00,
        2.44912367e+01,  1.55247452e+01,  1.83196069e+01,  1.31136718e+01,
        1.77465912e+01,  6.13688072e+00,  5.40102339e+00,  9.07984482e+00,
        8.03918827e+00,  2.02061965e+01,  6.82066108e+00,  9.94425953e+00,
        6.16797652e+00,  5.73287004e+00,  1.68680797e+01,  8.67054696e+00,
       -4.61205243e+00,  4.19296727e+00,  1.64764601e+01,  3.07452431e+00,
        1.46407121e+01,  1.36268645e+01,  6.80205646e+00,  1.47669654e+01,
        1.34824296e+01,  1.27625826e+01,  1.00288293e+01,  1.22182911e+01,
        1.25763959e+01,  1.04193590e+01,  5.61013474e+00,  1.77682873e+01,
        1.10944471e+01,  3.59161073e+00,  1.00182434e+01,  9.36054391e+00,
        2.69092226e+00,  1.28946463e+01,  9.66476562e+00,  1.12441923e+01,
        6.68957691e+00,  1.08146574e+01,  1.22006859e+01,  1.45289794e+01,
        1.87496279e+01,  1.70786164e+01,  1.05703775e+01,  9.61575237e+00,
        1.33710957e+01,  9.01759573e+00,  2.10693580e+00,  7.33650306e+00,
        1.06594693e+01,  1.67931087e+01,  1.40235878e+01,  9.56131704e+00,
        1.39451773e+01,  7.13844853e+00,  7.25073885e+00, -2.94529585e+00,
        1.85572891e+01,  1.08482009e+01,  5.79805409e+00,  1.15949590e+01,
        1.03792652e+01,  1.04497678e+01,  6.69246486e+00,  1.37753970e+01,
        1.28698423e+01,  1.43046111e+01,  8.22800618e+00,  1.10627519e+01,
        8.27093437e+00,  1.62615199e+01,  1.03964329e+01,  1.50819496e+01,
        1.06418231e+01,  6.53750297e+00,  1.24581311e+01,  1.09995041e+01,
       -3.89564670e-01,  7.38437572e+00,  1.19238790e+01,  1.09655686e+01,
        8.19007220e+00,  1.20480641e+01,  8.14878459e+00,  9.67935940e+00,
        6.34900262e+00,  2.11399868e+01,  1.75967183e+01,  7.79060770e+00,
        6.96877863e+00,  1.31671970e+01,  1.63243087e+01,  1.96657006e+01,
        1.77101236e+01,  8.35264918e+00,  9.59649322e+00,  8.53155505e+00,
        6.09217025e+00,  4.50676667e+00,  3.50590246e+00,  1.00049962e+01,
        8.51712958e+00,  2.05044008e-01,  1.52216363e+01,  1.89633204e+01,
        8.86436091e+00,  1.03311471e+01,  5.98170284e+00,  1.32419705e+01)

variance <- function(x) mean((x-mean(x))^2)

hist(dataset_one, col=rgb(0,0,1,1/4),xlim=c(-30,30), main="Datasets 1 and 2",breaks=80)
hist(dataset_two,  col=rgb(1,0,0,1/4), add=T, breaks=80)
legend("topright", c("Dataset 1", "Dataset 2"), fill=c("blue", "red"))
box()

print(paste("The mean of the first dataset is ", mean(dataset_one)))
print(paste("The mean of the second dataset is ",mean(dataset_two)))

print(paste("The variance of the first dataset is ", variance(dataset_one)))
print(paste("The variance of the second dataset is ", variance(dataset_two)))
